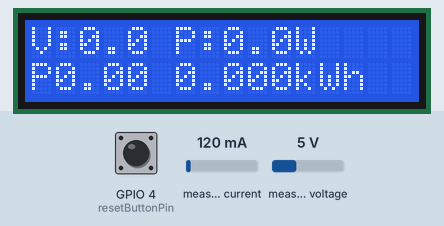
Bench run of a sketch on a simulated ESP32. Shown: 16×2 character LCD. Inputs (shaded band) come from the test bench; at power-on: GPIO 4 (resetButtonPin) HIGH, measured current 120 mA, measured voltage 5 V (analog values on the 0–4095 scale). WiFi joins after 1.5 s; servers stay silent unless stated; uploads are accepted with an empty reply; EEPROM starts erased; what the sketch prints to the serial monitor is not drawn.

Above: at 3.0 s.
3.1 s: GPIO 4 (resetButtonPin) pulled LOW for 3.2 s
At 3.9 s:
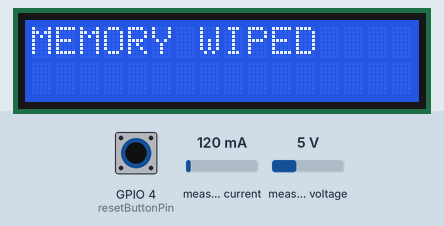
8.2 s: measured current set to 500 mA
At 11.4 s:
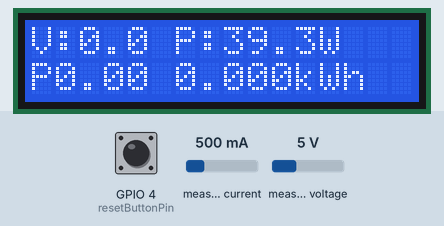
11.9 s: measured voltage set to 0.3 V
At 12.9 s:
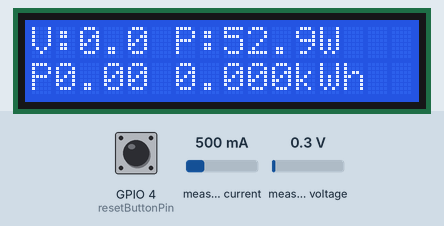
15.9 s: measured current set to 40 mA
At 17.1 s:
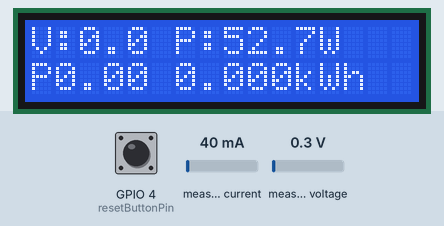
19.9 s: measured voltage set to 3.8 V
At 22.9 s:
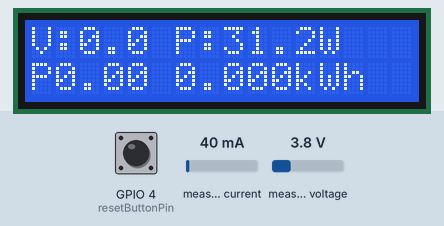
25.9 s: measured current set to 1000 mA
At 27.1 s:
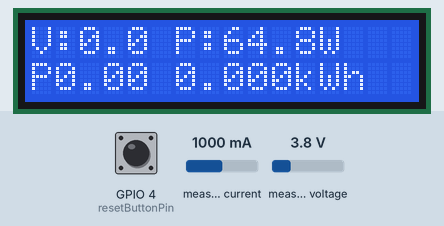
Timing chart, 0 to 28.9 s (numbered marks = the images above; inputs shaded):
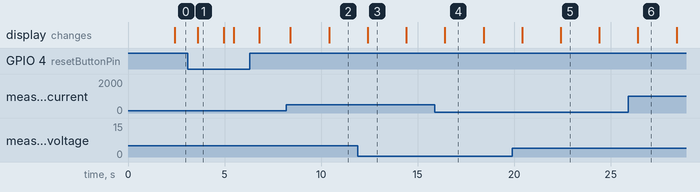

Measured:
- after the input at 3.1 s, the display: changes after 0.52 s (image 1)
- after the input at 8.2 s, the display: first changes after 0.21 s (image 2 shows a later state)
- what the display in image 1 shows lasts 1.3 s, from 3.6 s to 4.9 s
- what the display in image 3 shows lasts 2.0 s, from 12.4 s to 14.4 s

The sketch:

energy_monitor_code.ino
```cpp
#define BLYNK_TEMPLATE_ID "TMPL6Wq6wb-77"
#define BLYNK_TEMPLATE_NAME "Energy Meter"
#define BLYNK_PRINT Serial

#include <WiFi.h>
#include <BlynkSimpleEsp32.h>
#include <Wire.h>
#include <LiquidCrystal_I2C.h>
#include <EEPROM.h>
#include "EmonLib.h"
#include <HTTPClient.h>

LiquidCrystal_I2C lcd(0x27, 16, 2);


const char auth[] = "oMKqM3yAO54IYECsf-2b3VLY5zOiOEnp";
const char ssid[] = "GFiber_75CFC";
const char pass[] = "PdkfGZvh";


const char* serverName = "http://192.168.1.XX:5000/data";


const char* telegramBotToken = "8496822520:AAF6E3K6_Ot21ggF5hfv3CM6a_R3B15rSTk";
const char* telegramChatID = "8329705509";


float vCalibration = 72.0;
float currCalibration = 0.06;

EnergyMonitor emon;
BlynkTimer timer;

double kWh = 0.0;
float cost = 0.0;
const float ratePerkWh = 6.5;
unsigned long lastMillis = 0;
const int resetButtonPin = 4;

float smoothP = 0;
float smoothV = 0;

void setup() {
  Serial.begin(115200);
  lcd.init();
  lcd.backlight();
  lcd.print("Loading Memory...");

  analogReadResolution(12);
  EEPROM.begin(32);
  pinMode(resetButtonPin, INPUT_PULLUP);

  WiFi.begin(ssid, pass);
  Blynk.config(auth);

  emon.voltage(35, vCalibration, 1.7);
  emon.current(34, currCalibration);


  EEPROM.get(12, kWh);
  if (isnan(kWh) || kWh < 0) kWh = 0;

  lastMillis = millis();

  timer.setInterval(2000L, sendEnergyData);
  timer.setInterval(2000L, updateLCD);
  timer.setInterval(5000L, sendToFlask);
  timer.setInterval(60000L, sendBillToTelegram);

  lcd.clear();
}

void loop() {
  Blynk.run();
  timer.run();


  if (digitalRead(resetButtonPin) == LOW) {
    delay(500);
    kWh = 0;
    EEPROM.put(12, kWh);
    EEPROM.commit();
    lcd.clear();
    lcd.print("MEMORY WIPED");
    delay(1000);
  }
}

void sendEnergyData() {
  emon.calcVI(30, 2000);

  smoothV = (smoothV * 0.8) + (emon.Vrms * 0.2);
  smoothP = (smoothP * 0.8) + (emon.realPower * 0.2);


  if (smoothV < 80.0) smoothV = 0;
  if (smoothP < 10.0) {
    smoothP = 0;
    emon.Irms = 0;
  }

  unsigned long now = millis();
  double durationHours = (double)(now - lastMillis) / 3600000.0;

  if (smoothP > 0) {
    double deltaKWh = (smoothP / 1000.0) * durationHours;
    kWh += deltaKWh;


    static double lastSavedkWh = 0;
    if (abs(kWh - lastSavedkWh) > 0.005) {
      EEPROM.put(12, kWh);
      EEPROM.commit();
      lastSavedkWh = kWh;
    }
  }

  lastMillis = now;
  cost = kWh * ratePerkWh;

  Blynk.virtualWrite(V0, smoothV);
  Blynk.virtualWrite(V1, emon.Irms);
  Blynk.virtualWrite(V2, smoothP);
  Blynk.virtualWrite(V3, kWh);
  Blynk.virtualWrite(V4, cost);


  Serial.print(smoothV); Serial.print(",");
  Serial.print(emon.Irms); Serial.print(",");
  Serial.print(smoothP); Serial.print(",");
  Serial.print(kWh); Serial.print(",");
  Serial.println(cost);
}

// NEW FUNCTION: Sends data to your Flask Website via Wi-Fi
void sendToFlask() {
  if (WiFi.status() == WL_CONNECTED) {
    HTTPClient http;
    http.begin(serverName);
    http.addHeader("Content-Type", "application/json");

    String jsonPayload = "{\"voltage\":" + String(smoothV) +
                         ",\"current\":" + String(emon.Irms) +
                         ",\"power\":" + String(smoothP) +
                         ",\"kwh\":" + String(kWh) +
                         ",\"cost\":" + String(cost) + "}";

    int httpResponseCode = http.POST(jsonPayload);

    if (httpResponseCode > 0) {
      Serial.print("HTTP Success: ");
      Serial.println(httpResponseCode);
    } else {
      Serial.print("HTTP Error: ");
      Serial.println(httpResponseCode);
    }
    http.end();
  }
}

void updateLCD() {
  lcd.setCursor(0,0);
  lcd.printf("V:%.1f P:%.1fW  ", smoothV, smoothP);
  lcd.setCursor(0,1);
  lcd.printf("P%.2f %.3fkWh ", cost, kWh);
}

void sendBillToTelegram() {
  String msg = "⚡ *Energy Report*\n"
               "Voltage: " + String(smoothV, 1) + " V\n"
               "Power: " + String(smoothP, 1) + " W\n"
               "Total: " + String(kWh, 3) + " kWh\n"
               "Cost: ₱" + String(cost, 2);

  HTTPClient http;
  http.begin("https://api.telegram.org/bot" + String(telegramBotToken) + "/sendMessage");
  http.addHeader("Content-Type", "application/json");
  String body = "{\"chat_id\":\"" + String(telegramChatID) + "\", \"text\":\"" + msg + "\", \"parse_mode\":\"Markdown\"}";
  http.POST(body);
  http.end();
}
```
